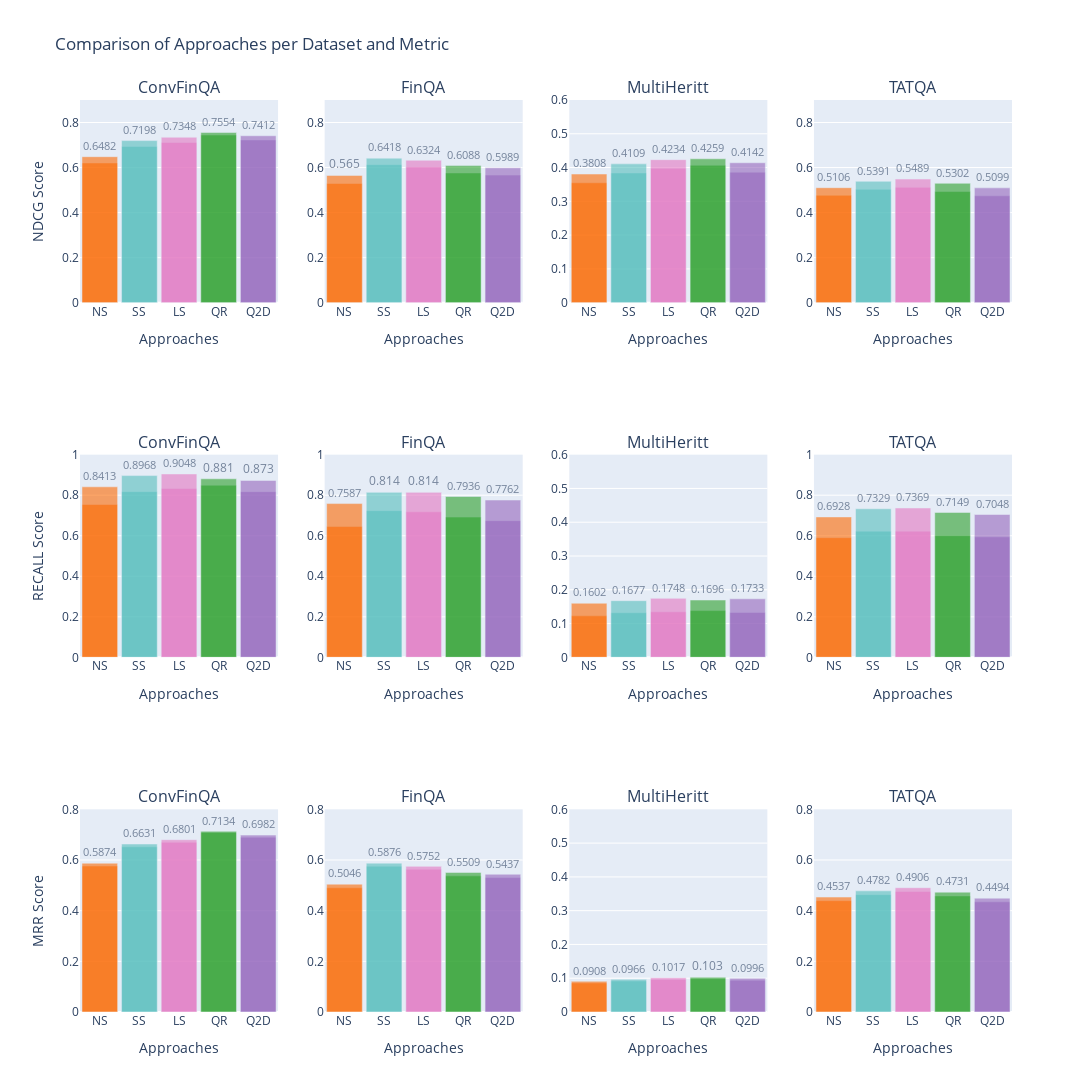

Notebook code cell kept with this figure:
### Markdown cell above
The Long sumamry is the best approach!
Only the FinQA prefer the short summaries

### Code cell
plot_table_results_all(df_results_ns, df_results_ss, df_results_ls, df_results_qr, df_results_q2d)

### Figure 1 — Plotly figure (JSON) as saved in the notebook; plotly's stock layout.template omitted (floating-point values rounded to 4 significant figures)
{"data": [{"marker": {"color": "#fc6a03"}, "name": "NDCG @5", "opacity": 0.6, "textposition": "outside", "type": "bar", "x": ["NS"], "xaxis": "x", "y": [0.6203], "yaxis": "y"}, {"marker": {"color": "#fc6a03"}, "name": "NDCG @5", "opacity": 0.6, "textposition": "outside", "type": "bar", "x": ["NS"], "xaxis": "x2", "y": [0.5292], "yaxis": "y2"}, {"marker": {"color": "#fc6a03"}, "name": "NDCG @5", "opacity": 0.6, "textposition": "outside", "type": "bar", "x": ["NS"], "xaxis": "x3", "y": [0.3549], "yaxis": "y3"}, {"marker": {"color": "#fc6a03"}, "name": "NDCG @5", "opacity": 0.6, "textposition": "outside", "type": "bar", "x": ["NS"], "xaxis": "x4", "y": [0.4767], "yaxis": "y4"}, {"marker": {"color": "#fc6a03"}, "name": "NDCG @10", "opacity": 0.6, "text": ["0.6482"], "textposition": "outside", "type": "bar", "x": ["NS"], "xaxis": "x", "y": [0.6482], "yaxis": "y"}, {"marker": {"color": "#fc6a03"}, "name": "NDCG @10", "opacity": 0.6, "text": ["0.565"], "textposition": "outside", "type": "bar", "x": ["NS"], "xaxis": "x2", "y": [0.565], "yaxis": "y2"}, {"marker": {"color": "#fc6a03"}, "name": "NDCG @10", "opacity": 0.6, "text": ["0.3808"], "textposition": "outside", "type": "bar", "x": ["NS"], "xaxis": "x3", "y": [0.3808], "yaxis": "y3"}, {"marker": {"color": "#fc6a03"}, "name": "NDCG @10", "opacity": 0.6, "text": ["0.5106"], "textposition": "outside", "type": "bar", "x": ["NS"], "xaxis": "x4", "y": [0.5106], "yaxis": "y4"}, {"marker": {"color": "#fc6a03"}, "name": "RECALL @5", "opacity": 0.6, "textposition": "outside", "type": "bar", "x": ["NS"], "xaxis": "x5", "y": [0.754], "yaxis": "y5"}, {"marker": {"color": "#fc6a03"}, "name": "RECALL @5", "opacity": 0.6, "textposition": "outside", "type": "bar", "x": ["NS"], "xaxis": "x6", "y": [0.6453], "yaxis": "y6"}, {"marker": {"color": "#fc6a03"}, "name": "RECALL @5", "opacity": 0.6, "textposition": "outside", "type": "bar", "x": ["NS"], "xaxis": "x7", "y": [0.1228], "yaxis": "y7"}, {"marker": {"color": "#fc6a03"}, "name": "RECALL @5", "opacity": 0.6, "textposition": "outside", "type": "bar", "x": ["NS"], "xaxis": "x8", "y": [0.5904], "yaxis": "y8"}, {"marker": {"color": "#fc6a03"}, "name": "RECALL @10", "opacity": 0.6, "text": ["0.8413"], "textposition": "outside", "type": "bar", "x": ["NS"], "xaxis": "x5", "y": [0.8413], "yaxis": "y5"}, {"marker": {"color": "#fc6a03"}, "name": "RECALL @10", "opacity": 0.6, "text": ["0.7587"], "textposition": "outside", "type": "bar", "x": ["NS"], "xaxis": "x6", "y": [0.7587], "yaxis": "y6"}, {"marker": {"color": "#fc6a03"}, "name": "RECALL @10", "opacity": 0.6, "text": ["0.1602"], "textposition": "outside", "type": "bar", "x": ["NS"], "xaxis": "x7", "y": [0.1602], "yaxis": "y7"}, {"marker": {"color": "#fc6a03"}, "name": "RECALL @10", "opacity": 0.6, "text": ["0.6928"], "textposition": "outside", "type": "bar", "x": ["NS"], "xaxis": "x8", "y": [0.6928], "yaxis": "y8"}, {"marker": {"color": "#fc6a03"}, "name": "MRR @5", "opacity": 0.6, "textposition": "outside", "type": "bar", "x": ["NS"], "xaxis": "x9", "y": [0.5761], "yaxis": "y9"}, {"marker": {"color": "#fc6a03"}, "name": "MRR @5", "opacity": 0.6, "textposition": "outside", "type": "bar", "x": ["NS"], "xaxis": "x10", "y": [0.4903], "yaxis": "y10"}, {"marker": {"color": "#fc6a03"}, "name": "MRR @5", "opacity": 0.6, "textposition": "outside", "type": "bar", "x": ["NS"], "xaxis": "x11", "y": [0.0859], "yaxis": "y11"}, {"marker": {"color": "#fc6a03"}, "name": "MRR @5", "opacity": 0.6, "textposition": "outside", "type": "bar", "x": ["NS"], "xaxis": "x12", "y": [0.4394], "yaxis": "y12"}, {"marker": {"color": "#fc6a03"}, "name": "MRR @10", "opacity": 0.6, "text": ["0.5874"], "textposition": "outside", "type": "bar", "x": ["NS"], "xaxis": "x9", "y": [0.5874], "yaxis": "y9"}, {"marker": {"color": "#fc6a03"}, "name": "MRR @10", "opacity": 0.6, "text": ["0.5046"], "textposition": "outside", "type": "bar", "x": ["NS"], "xaxis": "x10", "y": [0.5046], "yaxis": "y10"}, {"marker": {"color": "#fc6a03"}, "name": "MRR @10", "opacity": 0.6, "text": ["0.0908"], "textposition": "outside", "type": "bar", "x": ["NS"], "xaxis": "x11", "y": [0.0908], "yaxis": "y11"}, {"marker": {"color": "#fc6a03"}, "name": "MRR @10", "opacity": 0.6, "text": ["0.4537"], "textposition": "outside", "type": "bar", "x": ["NS"], "xaxis": "x12", "y": [0.4537], "yaxis": "y12"}, {"marker": {"color": "#55bebd "}, "name": "NDCG @5", "opacity": 0.6, "textposition": "outside", "type": "bar", "x": ["SS"], "xaxis": "x", "y": [0.6936], "yaxis": "y"}, {"marker": {"color": "#55bebd "}, "name": "NDCG @5", "opacity": 0.6, "textposition": "outside", "type": "bar", "x": ["SS"], "xaxis": "x2", "y": [0.6129], "yaxis": "y2"}, {"marker": {"color": "#55bebd "}, "name": "NDCG @5", "opacity": 0.6, "textposition": "outside", "type": "bar", "x": ["SS"], "xaxis": "x3", "y": [0.384], "yaxis": "y3"}, {"marker": {"color": "#55bebd "}, "name": "NDCG @5", "opacity": 0.6, "textposition": "outside", "type": "bar", "x": ["SS"], "xaxis": "x4", "y": [0.5032], "yaxis": "y4"}, {"marker": {"color": "#55bebd "}, "name": "NDCG @10", "opacity": 0.6, "text": ["0.7198"], "textposition": "outside", "type": "bar", "x": ["SS"], "xaxis": "x", "y": [0.7198], "yaxis": "y"}, {"marker": {"color": "#55bebd "}, "name": "NDCG @10", "opacity": 0.6, "text": ["0.6418"], "textposition": "outside", "type": "bar", "x": ["SS"], "xaxis": "x2", "y": [0.6418], "yaxis": "y2"}, {"marker": {"color": "#55bebd "}, "name": "NDCG @10", "opacity": 0.6, "text": ["0.4109"], "textposition": "outside", "type": "bar", "x": ["SS"], "xaxis": "x3", "y": [0.4109], "yaxis": "y3"}, {"marker": {"color": "#55bebd "}, "name": "NDCG @10", "opacity": 0.6, "text": ["0.5391"], "textposition": "outside", "type": "bar", "x": ["SS"], "xaxis": "x4", "y": [0.5391], "yaxis": "y4"}, {"marker": {"color": "#55bebd "}, "name": "RECALL @5", "opacity": 0.6, "textposition": "outside", "type": "bar", "x": ["SS"], "xaxis": "x5", "y": [0.8175], "yaxis": "y5"}, {"marker": {"color": "#55bebd "}, "name": "RECALL @5", "opacity": 0.6, "textposition": "outside", "type": "bar", "x": ["SS"], "xaxis": "x6", "y": [0.7238], "yaxis": "y6"}, {"marker": {"color": "#55bebd "}, "name": "RECALL @5", "opacity": 0.6, "textposition": "outside", "type": "bar", "x": ["SS"], "xaxis": "x7", "y": [0.132], "yaxis": "y7"}, {"marker": {"color": "#55bebd "}, "name": "RECALL @5", "opacity": 0.6, "textposition": "outside", "type": "bar", "x": ["SS"], "xaxis": "x8", "y": [0.6225], "yaxis": "y8"}, {"marker": {"color": "#55bebd "}, "name": "RECALL @10", "opacity": 0.6, "text": ["0.8968"], "textposition": "outside", "type": "bar", "x": ["SS"], "xaxis": "x5", "y": [0.8968], "yaxis": "y5"}, {"marker": {"color": "#55bebd "}, "name": "RECALL @10", "opacity": 0.6, "text": ["0.814"], "textposition": "outside", "type": "bar", "x": ["SS"], "xaxis": "x6", "y": [0.814], "yaxis": "y6"}, {"marker": {"color": "#55bebd "}, "name": "RECALL @10", "opacity": 0.6, "text": ["0.1677"], "textposition": "outside", "type": "bar", "x": ["SS"], "xaxis": "x7", "y": [0.1677], "yaxis": "y7"}, {"marker": {"color": "#55bebd "}, "name": "RECALL @10", "opacity": 0.6, "text": ["0.7329"], "textposition": "outside", "type": "bar", "x": ["SS"], "xaxis": "x8", "y": [0.7329], "yaxis": "y8"}, {"marker": {"color": "#55bebd "}, "name": "MRR @5", "opacity": 0.6, "textposition": "outside", "type": "bar", "x": ["SS"], "xaxis": "x9", "y": [0.652], "yaxis": "y9"}, {"marker": {"color": "#55bebd "}, "name": "MRR @5", "opacity": 0.6, "textposition": "outside", "type": "bar", "x": ["SS"], "xaxis": "x10", "y": [0.5757], "yaxis": "y10"}, {"marker": {"color": "#55bebd "}, "name": "MRR @5", "opacity": 0.6, "textposition": "outside", "type": "bar", "x": ["SS"], "xaxis": "x11", "y": [0.0919], "yaxis": "y11"}, {"marker": {"color": "#55bebd "}, "name": "MRR @5", "opacity": 0.6, "textposition": "outside", "type": "bar", "x": ["SS"], "xaxis": "x12", "y": [0.4633], "yaxis": "y12"}, {"marker": {"color": "#55bebd "}, "name": "MRR @10", "opacity": 0.6, "text": ["0.6631"], "textposition": "outside", "type": "bar", "x": ["SS"], "xaxis": "x9", "y": [0.6631], "yaxis": "y9"}, {"marker": {"color": "#55bebd "}, "name": "MRR @10", "opacity": 0.6, "text": ["0.5876"], "textposition": "outside", "type": "bar", "x": ["SS"], "xaxis": "x10", "y": [0.5876], "yaxis": "y10"}, {"marker": {"color": "#55bebd "}, "name": "MRR @10", "opacity": 0.6, "text": ["0.0966"], "textposition": "outside", "type": "bar", "x": ["SS"], "xaxis": "x11", "y": [0.0966], "yaxis": "y11"}, {"marker": {"color": "#55bebd "}, "name": "MRR @10", "opacity": 0.6, "text": ["0.4782"], "textposition": "outside", "type": "bar", "x": ["SS"], "xaxis": "x12", "y": [0.4782], "yaxis": "y12"}, {"marker": {"color": "#e377c2"}, "name": "NDCG @5", "opacity": 0.6, "textposition": "outside", "type": "bar", "x": ["LS"], "xaxis": "x", "y": [0.711], "yaxis": "y"}, {"marker": {"color": "#e377c2"}, "name": "NDCG @5", "opacity": 0.6, "textposition": "outside", "type": "bar", "x": ["LS"], "xaxis": "x2", "y": [0.602], "yaxis": "y2"}, {"marker": {"color": "#e377c2"}, "name": "NDCG @5", "opacity": 0.6, "textposition": "outside", "type": "bar", "x": ["LS"], "xaxis": "x3", "y": [0.3976], "yaxis": "y3"}, {"marker": {"color": "#e377c2"}, "name": "NDCG @5", "opacity": 0.6, "textposition": "outside", "type": "bar", "x": ["LS"], "xaxis": "x4", "y": [0.5124], "yaxis": "y4"}, {"marker": {"color": "#e377c2"}, "name": "NDCG @10", "opacity": 0.6, "text": ["0.7348"], "textposition": "outside", "type": "bar", "x": ["LS"], "xaxis": "x", "y": [0.7348], "yaxis": "y"}, {"marker": {"color": "#e377c2"}, "name": "NDCG @10", "opacity": 0.6, "text": ["0.6324"], "textposition": "outside", "type": "bar", "x": ["LS"], "xaxis": "x2", "y": [0.6324], "yaxis": "y2"}, {"marker": {"color": "#e377c2"}, "name": "NDCG @10", "opacity": 0.6, "text": ["0.4234"], "textposition": "outside", "type": "bar", "x": ["LS"], "xaxis": "x3", "y": [0.4234], "yaxis": "y3"}, {"marker": {"color": "#e377c2"}, "name": "NDCG @10", "opacity": 0.6, "text": ["0.5489"], "textposition": "outside", "type": "bar", "x": ["LS"], "xaxis": "x4", "y": [0.5489], "yaxis": "y4"}, {"marker": {"color": "#e377c2"}, "name": "RECALL @5", "opacity": 0.6, "textposition": "outside", "type": "bar", "x": ["LS"], "xaxis": "x5", "y": [0.8333], "yaxis": "y5"}, {"marker": {"color": "#e377c2"}, "name": "RECALL @5", "opacity": 0.6, "textposition": "outside", "type": "bar", "x": ["LS"], "xaxis": "x6", "y": [0.718], "yaxis": "y6"}, {"marker": {"color": "#e377c2"}, "name": "RECALL @5", "opacity": 0.6, "textposition": "outside", "type": "bar", "x": ["LS"], "xaxis": "x7", "y": [0.1348], "yaxis": "y7"}, {"marker": {"color": "#e377c2"}, "name": "RECALL @5", "opacity": 0.6, "textposition": "outside", "type": "bar", "x": ["LS"], "xaxis": "x8", "y": [0.6225], "yaxis": "y8"}, {"marker": {"color": "#e377c2"}, "name": "RECALL @10", "opacity": 0.6, "text": ["0.9048"], "textposition": "outside", "type": "bar", "x": ["LS"], "xaxis": "x5", "y": [0.9048], "yaxis": "y5"}, {"marker": {"color": "#e377c2"}, "name": "RECALL @10", "opacity": 0.6, "text": ["0.814"], "textposition": "outside", "type": "bar", "x": ["LS"], "xaxis": "x6", "y": [0.814], "yaxis": "y6"}, {"marker": {"color": "#e377c2"}, "name": "RECALL @10", "opacity": 0.6, "text": ["0.1748"], "textposition": "outside", "type": "bar", "x": ["LS"], "xaxis": "x7", "y": [0.1748], "yaxis": "y7"}, {"marker": {"color": "#e377c2"}, "name": "RECALL @10", "opacity": 0.6, "text": ["0.7369"], "textposition": "outside", "type": "bar", "x": ["LS"], "xaxis": "x8", "y": [0.7369], "yaxis": "y8"}, {"marker": {"color": "#e377c2"}, "name": "MRR @5", "opacity": 0.6, "textposition": "outside", "type": "bar", "x": ["LS"], "xaxis": "x9", "y": [0.6698], "yaxis": "y9"}, {"marker": {"color": "#e377c2"}, "name": "MRR @5", "opacity": 0.6, "textposition": "outside", "type": "bar", "x": ["LS"], "xaxis": "x10", "y": [0.563], "yaxis": "y10"}, {"marker": {"color": "#e377c2"}, "name": "MRR @5", "opacity": 0.6, "textposition": "outside", "type": "bar", "x": ["LS"], "xaxis": "x11", "y": [0.0965], "yaxis": "y11"}, {"marker": {"color": "#e377c2"}, "name": "MRR @5", "opacity": 0.6, "textposition": "outside", "type": "bar", "x": ["LS"], "xaxis": "x12", "y": [0.4758], "yaxis": "y12"}, {"marker": {"color": "#e377c2"}, "name": "MRR @10", "opacity": 0.6, "text": ["0.6801"], "textposition": "outside", "type": "bar", "x": ["LS"], "xaxis": "x9", "y": [0.6801], "yaxis": "y9"}, {"marker": {"color": "#e377c2"}, "name": "MRR @10", "opacity": 0.6, "text": ["0.5752"], "textposition": "outside", "type": "bar", "x": ["LS"], "xaxis": "x10", "y": [0.5752], "yaxis": "y10"}, {"marker": {"color": "#e377c2"}, "name": "MRR @10", "opacity": 0.6, "text": ["0.1017"], "textposition": "outside", "type": "bar", "x": ["LS"], "xaxis": "x11", "y": [0.1017], "yaxis": "y11"}, {"marker": {"color": "#e377c2"}, "name": "MRR @10", "opacity": 0.6, "text": ["0.4906"], "textposition": "outside", "type": "bar", "x": ["LS"], "xaxis": "x12", "y": [0.4906], "yaxis": "y12"}, {"marker": {"color": "#2ca02c"}, "name": "NDCG @5", "opacity": 0.6, "textposition": "outside", "type": "bar", "x": ["QR"], "xaxis": "x", "y": [0.7445], "yaxis": "y"}, {"marker": {"color": "#2ca02c"}, "name": "NDCG @5", "opacity": 0.6, "textposition": "outside", "type": "bar", "x": ["QR"], "xaxis": "x2", "y": [0.576], "yaxis": "y2"}, {"marker": {"color": "#2ca02c"}, "name": "NDCG @5", "opacity": 0.6, "textposition": "outside", "type": "bar", "x": ["QR"], "xaxis": "x3", "y": [0.4067], "yaxis": "y3"}, {"marker": {"color": "#2ca02c"}, "name": "NDCG @5", "opacity": 0.6, "textposition": "outside", "type": "bar", "x": ["QR"], "xaxis": "x4", "y": [0.4935], "yaxis": "y4"}, {"marker": {"color": "#2ca02c"}, "name": "NDCG @10", "opacity": 0.6, "text": ["0.7554"], "textposition": "outside", "type": "bar", "x": ["QR"], "xaxis": "x", "y": [0.7554], "yaxis": "y"}, {"marker": {"color": "#2ca02c"}, "name": "NDCG @10", "opacity": 0.6, "text": ["0.6088"], "textposition": "outside", "type": "bar", "x": ["QR"], "xaxis": "x2", "y": [0.6088], "yaxis": "y2"}, {"marker": {"color": "#2ca02c"}, "name": "NDCG @10", "opacity": 0.6, "text": ["0.4259"], "textposition": "outside", "type": "bar", "x": ["QR"], "xaxis": "x3", "y": [0.4259], "yaxis": "y3"}, {"marker": {"color": "#2ca02c"}, "name": "NDCG @10", "opacity": 0.6, "text": ["0.5302"], "textposition": "outside", "type": "bar", "x": ["QR"], "xaxis": "x4", "y": [0.5302], "yaxis": "y4"}, {"marker": {"color": "#2ca02c"}, "name": "RECALL @5", "opacity": 0.6, "textposition": "outside", "type": "bar", "x": ["QR"], "xaxis": "x5", "y": [0.8492], "yaxis": "y5"}, {"marker": {"color": "#2ca02c"}, "name": "RECALL @5", "opacity": 0.6, "textposition": "outside", "type": "bar", "x": ["QR"], "xaxis": "x6", "y": [0.6919], "yaxis": "y6"}, {"marker": {"color": "#2ca02c"}, "name": "RECALL @5", "opacity": 0.6, "textposition": "outside", "type": "bar", "x": ["QR"], "xaxis": "x7", "y": [0.1384], "yaxis": "y7"}, {"marker": {"color": "#2ca02c"}, "name": "RECALL @5", "opacity": 0.6, "textposition": "outside", "type": "bar", "x": ["QR"], "xaxis": "x8", "y": [0.6004], "yaxis": "y8"}, {"marker": {"color": "#2ca02c"}, "name": "RECALL @10", "opacity": 0.6, "text": ["0.881"], "textposition": "outside", "type": "bar", "x": ["QR"], "xaxis": "x5", "y": [0.881], "yaxis": "y5"}, {"marker": {"color": "#2ca02c"}, "name": "RECALL @10", "opacity": 0.6, "text": ["0.7936"], "textposition": "outside", "type": "bar", "x": ["QR"], "xaxis": "x6", "y": [0.7936], "yaxis": "y6"}, {"marker": {"color": "#2ca02c"}, "name": "RECALL @10", "opacity": 0.6, "text": ["0.1696"], "textposition": "outside", "type": "bar", "x": ["QR"], "xaxis": "x7", "y": [0.1696], "yaxis": "y7"}, {"marker": {"color": "#2ca02c"}, "name": "RECALL @10", "opacity": 0.6, "text": ["0.7149"], "textposition": "outside", "type": "bar", "x": ["QR"], "xaxis": "x8", "y": [0.7149], "yaxis": "y8"}, {"marker": {"color": "#2ca02c"}, "name": "MRR @5", "opacity": 0.6, "textposition": "outside", "type": "bar", "x": ["QR"], "xaxis": "x9", "y": [0.7086], "yaxis": "y9"}, {"marker": {"color": "#2ca02c"}, "name": "MRR @5", "opacity": 0.6, "textposition": "outside", "type": "bar", "x": ["QR"], "xaxis": "x10", "y": [0.5374], "yaxis": "y10"}, {"marker": {"color": "#2ca02c"}, "name": "MRR @5", "opacity": 0.6, "textposition": "outside", "type": "bar", "x": ["QR"], "xaxis": "x11", "y": [0.0987], "yaxis": "y11"}, {"marker": {"color": "#2ca02c"}, "name": "MRR @5", "opacity": 0.6, "textposition": "outside", "type": "bar", "x": ["QR"], "xaxis": "x12", "y": [0.4582], "yaxis": "y12"}, {"marker": {"color": "#2ca02c"}, "name": "MRR @10", "opacity": 0.6, "text": ["0.7134"], "textposition": "outside", "type": "bar", "x": ["QR"], "xaxis": "x9", "y": [0.7134], "yaxis": "y9"}, {"marker": {"color": "#2ca02c"}, "name": "MRR @10", "opacity": 0.6, "text": ["0.5509"], "textposition": "outside", "type": "bar", "x": ["QR"], "xaxis": "x10", "y": [0.5509], "yaxis": "y10"}, {"marker": {"color": "#2ca02c"}, "name": "MRR @10", "opacity": 0.6, "text": ["0.103"], "textposition": "outside", "type": "bar", "x": ["QR"], "xaxis": "x11", "y": [0.103], "yaxis": "y11"}, {"marker": {"color": "#2ca02c"}, "name": "MRR @10", "opacity": 0.6, "text": ["0.4731"], "textposition": "outside", "type": "bar", "x": ["QR"], "xaxis": "x12", "y": [0.4731], "yaxis": "y12"}, {"marker": {"color": "#9467bd"}, "name": "NDCG @5", "opacity": 0.6, "textposition": "outside", "type": "bar", "x": ["Q2D"], "xaxis": "x", "y": [0.7226], "yaxis": "y"}, {"marker": {"color": "#9467bd"}, "name": "NDCG @5", "opacity": 0.6, "textposition": "outside", "type": "bar", "x": ["Q2D"], "xaxis": "x2", "y": [0.5666], "yaxis": "y2"}, {"marker": {"color": "#9467bd"}, "name": "NDCG @5", "opacity": 0.6, "textposition": "outside", "type": "bar", "x": ["Q2D"], "xaxis": "x3", "y": [0.3864], "yaxis": "y3"}, {"marker": {"color": "#9467bd"}, "name": "NDCG @5", "opacity": 0.6, "textposition": "outside", "type": "bar", "x": ["Q2D"], "xaxis": "x4", "y": [0.4746], "yaxis": "y4"}, {"marker": {"color": "#9467bd"}, "name": "NDCG @10", "opacity": 0.6, "text": ["0.7412"], "textposition": "outside", "type": "bar", "x": ["Q2D"], "xaxis": "x", "y": [0.7412], "yaxis": "y"}, {"marker": {"color": "#9467bd"}, "name": "NDCG @10", "opacity": 0.6, "text": ["0.5989"], "textposition": "outside", "type": "bar", "x": ["Q2D"], "xaxis": "x2", "y": [0.5989], "yaxis": "y2"}, {"marker": {"color": "#9467bd"}, "name": "NDCG @10", "opacity": 0.6, "text": ["0.4142"], "textposition": "outside", "type": "bar", "x": ["Q2D"], "xaxis": "x3", "y": [0.4142], "yaxis": "y3"}, {"marker": {"color": "#9467bd"}, "name": "NDCG @10", "opacity": 0.6, "text": ["0.5099"], "textposition": "outside", "type": "bar", "x": ["Q2D"], "xaxis": "x4", "y": [0.5099], "yaxis": "y4"}, {"marker": {"color": "#9467bd"}, "name": "RECALL @5", "opacity": 0.6, "textposition": "outside", "type": "bar", "x": ["Q2D"], "xaxis": "x5", "y": [0.8175], "yaxis": "y5"}, {"marker": {"color": "#9467bd"}, "name": "RECALL @5", "opacity": 0.6, "textposition": "outside", "type": "bar", "x": ["Q2D"], "xaxis": "x6", "y": [0.6744], "yaxis": "y6"}, {"marker": {"color": "#9467bd"}, "name": "RECALL @5", "opacity": 0.6, "textposition": "outside", "type": "bar", "x": ["Q2D"], "xaxis": "x7", "y": [0.1331], "yaxis": "y7"}, {"marker": {"color": "#9467bd"}, "name": "RECALL @5", "opacity": 0.6, "textposition": "outside", "type": "bar", "x": ["Q2D"], "xaxis": "x8", "y": [0.5944], "yaxis": "y8"}, {"marker": {"color": "#9467bd"}, "name": "RECALL @10", "opacity": 0.6, "text": ["0.873"], "textposition": "outside", "type": "bar", "x": ["Q2D"], "xaxis": "x5", "y": [0.873], "yaxis": "y5"}, {"marker": {"color": "#9467bd"}, "name": "RECALL @10", "opacity": 0.6, "text": ["0.7762"], "textposition": "outside", "type": "bar", "x": ["Q2D"], "xaxis": "x6", "y": [0.7762], "yaxis": "y6"}, {"marker": {"color": "#9467bd"}, "name": "RECALL @10", "opacity": 0.6, "text": ["0.1733"], "textposition": "outside", "type": "bar", "x": ["Q2D"], "xaxis": "x7", "y": [0.1733], "yaxis": "y7"}, {"marker": {"color": "#9467bd"}, "name": "RECALL @10", "opacity": 0.6, "text": ["0.7048"], "textposition": "outside", "type": "bar", "x": ["Q2D"], "xaxis": "x8", "y": [0.7048], "yaxis": "y8"}, {"marker": {"color": "#9467bd"}, "name": "MRR @5", "opacity": 0.6, "textposition": "outside", "type": "bar", "x": ["Q2D"], "xaxis": "x9", "y": [0.6901], "yaxis": "y9"}, {"marker": {"color": "#9467bd"}, "name": "MRR @5", "opacity": 0.6, "textposition": "outside", "type": "bar", "x": ["Q2D"], "xaxis": "x10", "y": [0.5308], "yaxis": "y10"}, {"marker": {"color": "#9467bd"}, "name": "MRR @5", "opacity": 0.6, "textposition": "outside", "type": "bar", "x": ["Q2D"], "xaxis": "x11", "y": [0.0942], "yaxis": "y11"}, {"marker": {"color": "#9467bd"}, "name": "MRR @5", "opacity": 0.6, "textposition": "outside", "type": "bar", "x": ["Q2D"], "xaxis": "x12", "y": [0.435], "yaxis": "y12"}, {"marker": {"color": "#9467bd"}, "name": "MRR @10", "opacity": 0.6, "text": ["0.6982"], "textposition": "outside", "type": "bar", "x": ["Q2D"], "xaxis": "x9", "y": [0.6982], "yaxis": "y9"}, {"marker": {"color": "#9467bd"}, "name": "MRR @10", "opacity": 0.6, "text": ["0.5437"], "textposition": "outside", "type": "bar", "x": ["Q2D"], "xaxis": "x10", "y": [0.5437], "yaxis": "y10"}, {"marker": {"color": "#9467bd"}, "name": "MRR @10", "opacity": 0.6, "text": ["0.0996"], "textposition": "outside", "type": "bar", "x": ["Q2D"], "xaxis": "x11", "y": [0.0996], "yaxis": "y11"}, {"marker": {"color": "#9467bd"}, "name": "MRR @10", "opacity": 0.6, "text": ["0.4494"], "textposition": "outside", "type": "bar", "x": ["Q2D"], "xaxis": "x12", "y": [0.4494], "yaxis": "y12"}], "layout": {"annotations": [{"font": {"size": 16}, "showarrow": false, "text": "ConvFinQA", "x": 0.1062, "xanchor": "center", "xref": "paper", "y": 1, "yanchor": "bottom", "yref": "paper"}, {"font": {"size": 16}, "showarrow": false, "text": "FinQA", "x": 0.3688, "xanchor": "center", "xref": "paper", "y": 1, "yanchor": "bottom", "yref": "paper"}, {"font": {"size": 16}, "showarrow": false, "text": "MultiHeritt", "x": 0.6313, "xanchor": "center", "xref": "paper", "y": 1, "yanchor": "bottom", "yref": "paper"}, {"font": {"size": 16}, "showarrow": false, "text": "TATQA", "x": 0.8938, "xanchor": "center", "xref": "paper", "y": 1, "yanchor": "bottom", "yref": "paper"}, {"font": {"size": 16}, "showarrow": false, "text": "ConvFinQA", "x": 0.1062, "xanchor": "center", "xref": "paper", "y": 0.6111, "yanchor": "bottom", "yref": "paper"}, {"font": {"size": 16}, "showarrow": false, "text": "FinQA", "x": 0.3688, "xanchor": "center", "xref": "paper", "y": 0.6111, "yanchor": "bottom", "yref": "paper"}, {"font": {"size": 16}, "showarrow": false, "text": "MultiHeritt", "x": 0.6313, "xanchor": "center", "xref": "paper", "y": 0.6111, "yanchor": "bottom", "yref": "paper"}, {"font": {"size": 16}, "showarrow": false, "text": "TATQA", "x": 0.8938, "xanchor": "center", "xref": "paper", "y": 0.6111, "yanchor": "bottom", "yref": "paper"}, {"font": {"size": 16}, "showarrow": false, "text": "ConvFinQA", "x": 0.1062, "xanchor": "center", "xref": "paper", "y": 0.2222, "yanchor": "bottom", "yref": "paper"}, {"font": {"size": 16}, "showarrow": false, "text": "FinQA", "x": 0.3688, "xanchor": "center", "xref": "paper", "y": 0.2222, "yanchor": "bottom", "yref": "paper"}, {"font": {"size": 16}, "showarrow": false, "text": "MultiHeritt", "x": 0.6313, "xanchor": "center", "xref": "paper", "y": 0.2222, "yanchor": "bottom", "yref": "paper"}, {"font": {"size": 16}, "showarrow": false, "text": "TATQA", "x": 0.8938, "xanchor": "center", "xref": "paper", "y": 0.2222, "yanchor": "bottom", "yref": "paper"}], "bargap": 0.1, "barmode": "overlay", "height": 1400, "showlegend": false, "title": {"text": "Comparison of Approaches per Dataset and Metric"}, "width": 1400, "xaxis": {"anchor": "y", "domain": [0, 0.2125], "title": {"text": "Approaches"}}, "xaxis10": {"anchor": "y10", "domain": [0.2625, 0.475], "title": {"text": "Approaches"}}, "xaxis11": {"anchor": "y11", "domain": [0.525, 0.7375], "title": {"text": "Approaches"}}, "xaxis12": {"anchor": "y12", "domain": [0.7875, 1], "title": {"text": "Approaches"}}, "xaxis2": {"anchor": "y2", "domain": [0.2625, 0.475], "title": {"text": "Approaches"}}, "xaxis3": {"anchor": "y3", "domain": [0.525, 0.7375], "title": {"text": "Approaches"}}, "xaxis4": {"anchor": "y4", "domain": [0.7875, 1], "title": {"text": "Approaches"}}, "xaxis5": {"anchor": "y5", "domain": [0, 0.2125], "title": {"text": "Approaches"}}, "xaxis6": {"anchor": "y6", "domain": [0.2625, 0.475], "title": {"text": "Approaches"}}, "xaxis7": {"anchor": "y7", "domain": [0.525, 0.7375], "title": {"text": "Approaches"}}, "xaxis8": {"anchor": "y8", "domain": [0.7875, 1], "title": {"text": "Approaches"}}, "xaxis9": {"anchor": "y9", "domain": [0, 0.2125], "title": {"text": "Approaches"}}, "yaxis": {"anchor": "x", "domain": [0.7778, 1], "range": [0, 0.9], "title": {"text": "NDCG Score"}}, "yaxis10": {"anchor": "x10", "domain": [0, 0.2222], "range": [0, 0.8]}, "yaxis11": {"anchor": "x11", "domain": [0, 0.2222], "range": [0, 0.6]}, "yaxis12": {"anchor": "x12", "domain": [0, 0.2222], "range": [0, 0.8]}, "yaxis2": {"anchor": "x2", "domain": [0.7778, 1], "range": [0, 0.9]}, "yaxis3": {"anchor": "x3", "domain": [0.7778, 1], "range": [0, 0.6]}, "yaxis4": {"anchor": "x4", "domain": [0.7778, 1], "range": [0, 0.9]}, "yaxis5": {"anchor": "x5", "domain": [0.3889, 0.6111], "range": [0, 1], "title": {"text": "RECALL Score"}}, "yaxis6": {"anchor": "x6", "domain": [0.3889, 0.6111], "range": [0, 1]}, "yaxis7": {"anchor": "x7", "domain": [0.3889, 0.6111], "range": [0, 0.6]}, "yaxis8": {"anchor": "x8", "domain": [0.3889, 0.6111], "range": [0, 1]}, "yaxis9": {"anchor": "x9", "domain": [0, 0.2222], "range": [0, 0.8], "title": {"text": "MRR Score"}}}}
